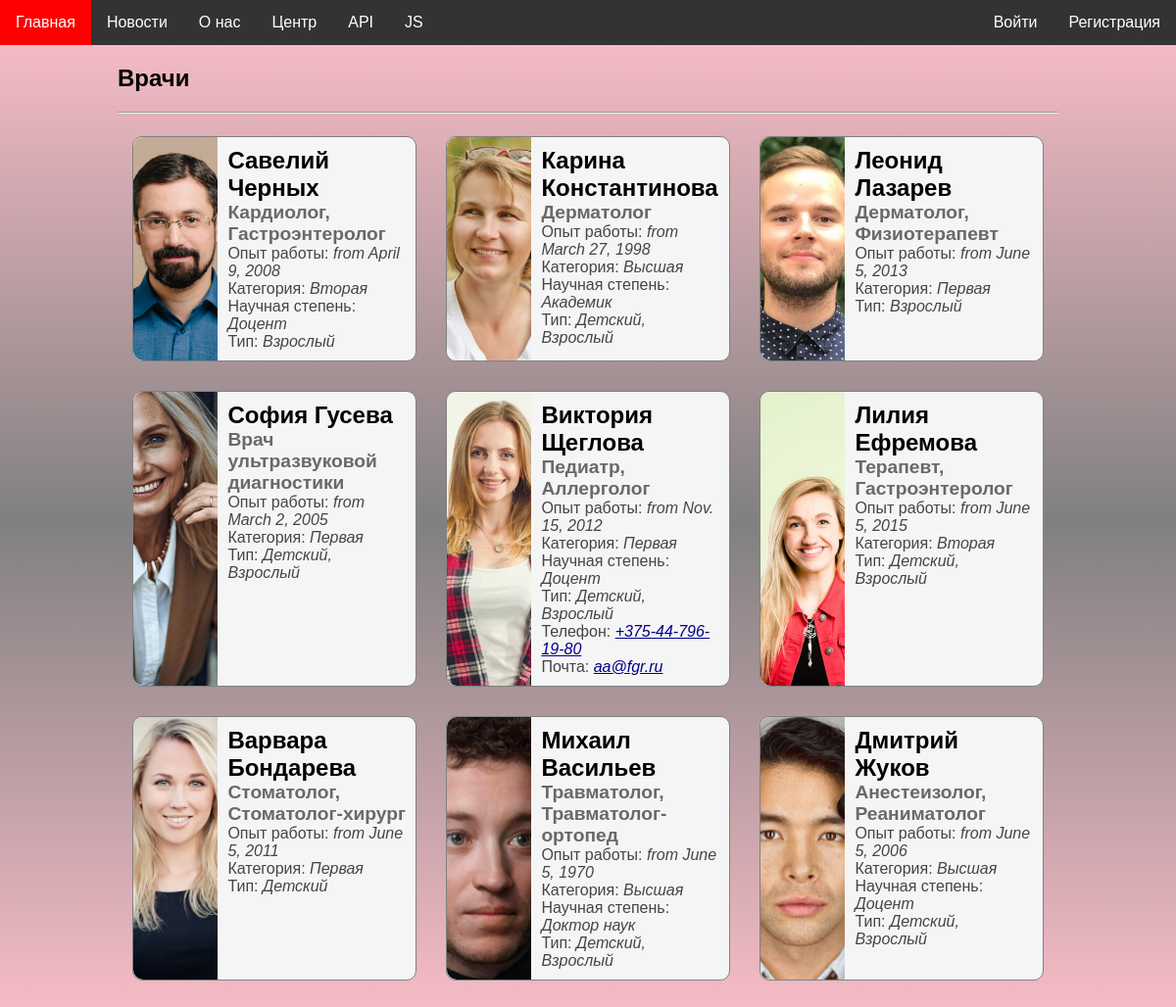
Screenshot of /doctors/doctors_list/ with the database file from the repository.
### doctors/models.py (models this page shows, shortened)
class DoctorProfile(models.Model):
    user = models.OneToOneField(User, on_delete=models.CASCADE)
    specializations = models.ManyToManyField(Specialization)
    experience = models.DateField(null=True, blank=True)
    category = models.ForeignKey(Category, on_delete=models.SET_NULL, null=True, blank=True)
    academic_degree = models.ForeignKey(AcademicDegree, on_delete=models.SET_NULL, null=True, blank=True)
    types = models.ManyToManyField(Type)
    photo = models.ImageField(upload_to='images/doctors/profile_photos', null=True, blank=True)
    phone_number = models.CharField(max_length=17, null=True, blank=True,
                                    help_text="Формат: +375-XX-XXX-XX-XX")
    email = models.EmailField(null=True, blank=True)

class Specialization(models.Model):
    name = models.CharField(max_length=100)
    service_category = models.ForeignKey(ServiceCategory, on_delete=models.SET_NULL, null=True, blank=True)
    def __str__(self):
        return self.name

class Category(models.Model):
    name = models.CharField(max_length=100)
    class Meta:
        verbose_name_plural = 'categories'

class AcademicDegree(models.Model):
    name = models.CharField(max_length=100)

class Type(models.Model):
    name = models.CharField(max_length=100)
    def __str__(self):
        return self.name

### doctors/views.py (the view)
# urls.py: path('doctors_list/', doctors, name='doctors_list'),
def doctors(request):
    logger.info('Doctors list displayed')
    return render(request, 'doctors/doctors_list.html')

### doctors/templatetags/doctors_tag.py (called while the page is built)
@register.inclusion_tag('doctors/doctors_tag.html')
def get_doctors(service_category_slug=None):
    if service_category_slug:
        profiles = DoctorProfile.objects.filter(specializations__service_category__slug=service_category_slug).distinct()
    else:
        profiles = DoctorProfile.objects.all()
    return {'profiles': profiles}

### website/templatetags/custom_tags.py (called while the page is built)
@register.simple_tag
def current_times():
    return {
        'local_time': datetime.now().strftime("%Y-%m-%d %H:%M:%S"),
        'utc_time':  datetime.now(timezone.utc).strftime("%Y-%m-%d %H:%M:%S"),
        'time_zone': timezone.get_current_timezone()
    }

@register.simple_tag
def date_range(num):
    today = datetime.now()
    date_list = [today + timedelta(days=i) for i in range(num)]
    return date_list

### doctors/templates/doctors/doctors_list.html (shortened to what this page needs)
{% extends 'website/base.html' %}
{% load doctors_tag %}
{% block content %}
    <h2>Врачи</h2>
    <hr/>
    {% get_doctors %}
{% endblock %}

### doctors/templates/doctors/doctors_tag.html
{% load static %}
<link rel="stylesheet" href="{% static 'doctors/css/styles.css' %}">
<div class="flex-container">
    {% for profile in profiles %}
        <div class="doctor-card">
            {% if profile.photo %}
            <img class="image" src="{{ profile.photo.url }}" alt="Profile Photo">
            {% endif %}
            <div itemscope itemtype="https://schema.org/Person" class="about">
                <span class="name">{{ profile.user.get_full_name }}</span>
                {% if profile.specializations.all %}
                    <div class="specializations" itemprop="specializations">{{ profile.specializations.all|join:", " }}</div>
                {% endif %}
                {% if profile.experience %}
                    <div class="property" itemprop="experience">Опыт работы: <i>from {{ profile.experience }}</i></div>
                {% endif %}
                {% if profile.category %}
                    <div class="property" itemprop="category">Категория: <i>{{ profile.category.name }}</i></div>
                {% endif %}
                {% if profile.academic_degree %}
                    <div class="property" itemprop="academic-degree">Научная степень: <i>{{ profile.academic_degree.name }}</i></div>
                {% endif %}
                {% if profile.types.all %}
                    <div class="property" itemprop="type">Тип: <i>{{ profile.types.all|join:", " }}</i></div>
                {% endif %}
                {% if profile.phone_number %}
                    <div class="property" itemprop="phone">Телефон: <i><a href="tel:{{ profile.phone_number }}">{{profile.phone_number }}</a></i></div>
                {% endif %}
                {% if profile.email %}
                    <div class="property" itemprop="email">Почта: <i><a href="mailto:{{ profile.email }}">{{ profile.email }}</a></i></div>
                {% endif %}
            </div>
        </div>
    {% endfor %}
</div>

### website/static/website/css/styles.css (style rules this page uses)
* { font-family: Arial; }
body { padding: 0; margin: 0; }
a:link { color: DarkBlue; }
body { background-image: linear-gradient(to bottom, rgba(190,255,241), rgba(208,208,255), rgba(190,255,241)); transition: background-color 2s; }
@media (max-width: 1280px) or (max-height: 720px) { body { background-image: linear-gradient(to top, pink, gray, pink); } }

### doctors/static/doctors/css/styles.css (style rules this page uses)
.doctor-card { display: flex; background-color: WhiteSmoke; border-radius: 10px; transition: 0.5s; border: 1px solid gray; width: 30%; margin: 15px; }
.doctor-card .about { margin: 10px; }
.doctor-card .image { width: 30%; border-radius: 10px 0 0 10px; object-fit: cover; }
.doctor-card .about .name { font-weight: bold; font-size: 1.5em; }
.doctor-card .about .specializations { font-weight: bold; font-size: 1.2em; color: DimGray; }
.doctor-card .about .property { color: #454545; }
.flex-container { display: flex; flex-wrap: wrap; }

### rows the page displays
DoctorProfile: photo (picture), user.get_full_name "Савелий Черных", specializations.all "Кардиолог, Гастроэнтеролог", experience "April 9, 2008", category.name "Вторая", academic_degree.name "Доцент", types.all "Взрослый"
DoctorProfile: photo (picture), user.get_full_name "Карина Константинова", specializations.all "Дерматолог", experience "March 27, 1998", category.name "Высшая", academic_degree.name "Академик", types.all "Детский, Взрослый"
DoctorProfile: photo (picture), user.get_full_name "Леонид Лазарев", specializations.all "Дерматолог, Физиотерапевт", experience "June 5, 2013", category.name "Первая", types.all "Взрослый"
DoctorProfile: photo (picture), user.get_full_name "София Гусева", specializations.all "Врач ультразвуковой диагностики", experience "March 2, 2005", category.name "Первая", types.all "Детский, Взрослый"
DoctorProfile: photo (picture), user.get_full_name "Виктория Щеглова", specializations.all "Педиатр, Аллерголог", experience "Nov. 15, 2012", category.name "Первая", academic_degree.name "Доцент", types.all "Детский, Взрослый", phone_number "+375-44-796-19-80", email "aa@fgr.ru"
DoctorProfile: photo (picture), user.get_full_name "Лилия Ефремова", specializations.all "Терапевт, Гастроэнтеролог", experience "June 5, 2015", category.name "Вторая", types.all "Детский, Взрослый"
DoctorProfile: photo (picture), user.get_full_name "Варвара Бондарева", specializations.all "Стоматолог, Стоматолог-хирург", experience "June 5, 2011", category.name "Первая", types.all "Детский"
DoctorProfile: photo (picture), user.get_full_name "Михаил Васильев", specializations.all "Травматолог, Травматолог-ортопед", experience "June 5, 1970", category.name "Высшая", academic_degree.name "Доктор наук", types.all "Детский, Взрослый"
DoctorProfile: photo (picture), user.get_full_name "Дмитрий Жуков", specializations.all "Анестеизолог, Реаниматолог", experience "June 5, 2006", category.name "Высшая", academic_degree.name "Доцент", types.all "Детский, Взрослый"
